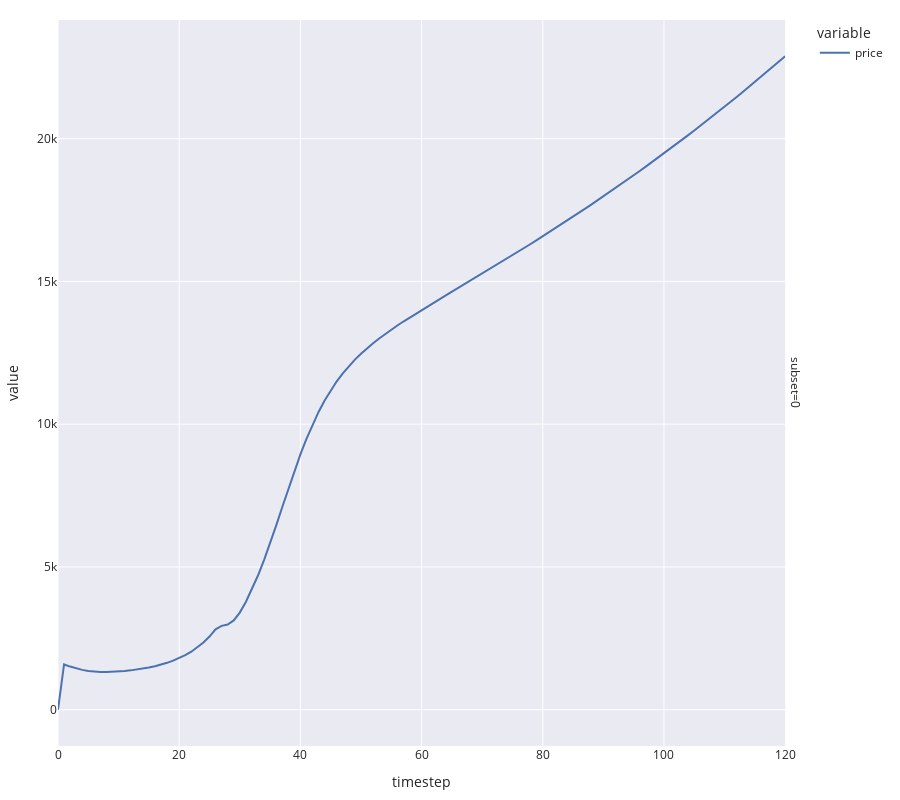

Here is the notebook cell this chart was saved with:
### Code cell
fig = px.line(
    simulation_result,
    x='timestep',
    y=['price'],
    facet_row='subset',
    height=800,
    template='seaborn'
)

fig.update_layout(
    margin=dict(l=20, r=20, t=20, b=20),
)

fig.show()
